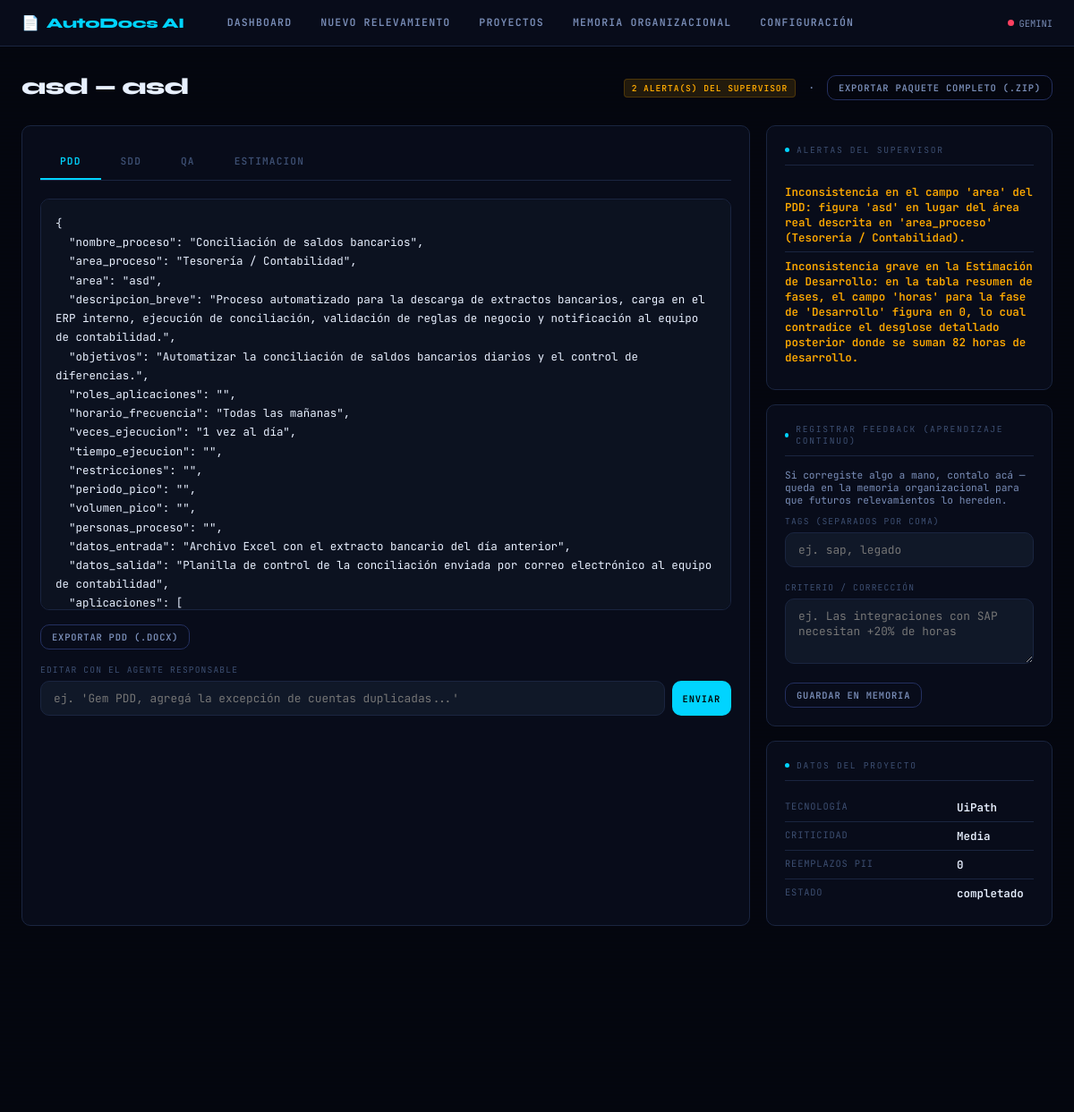
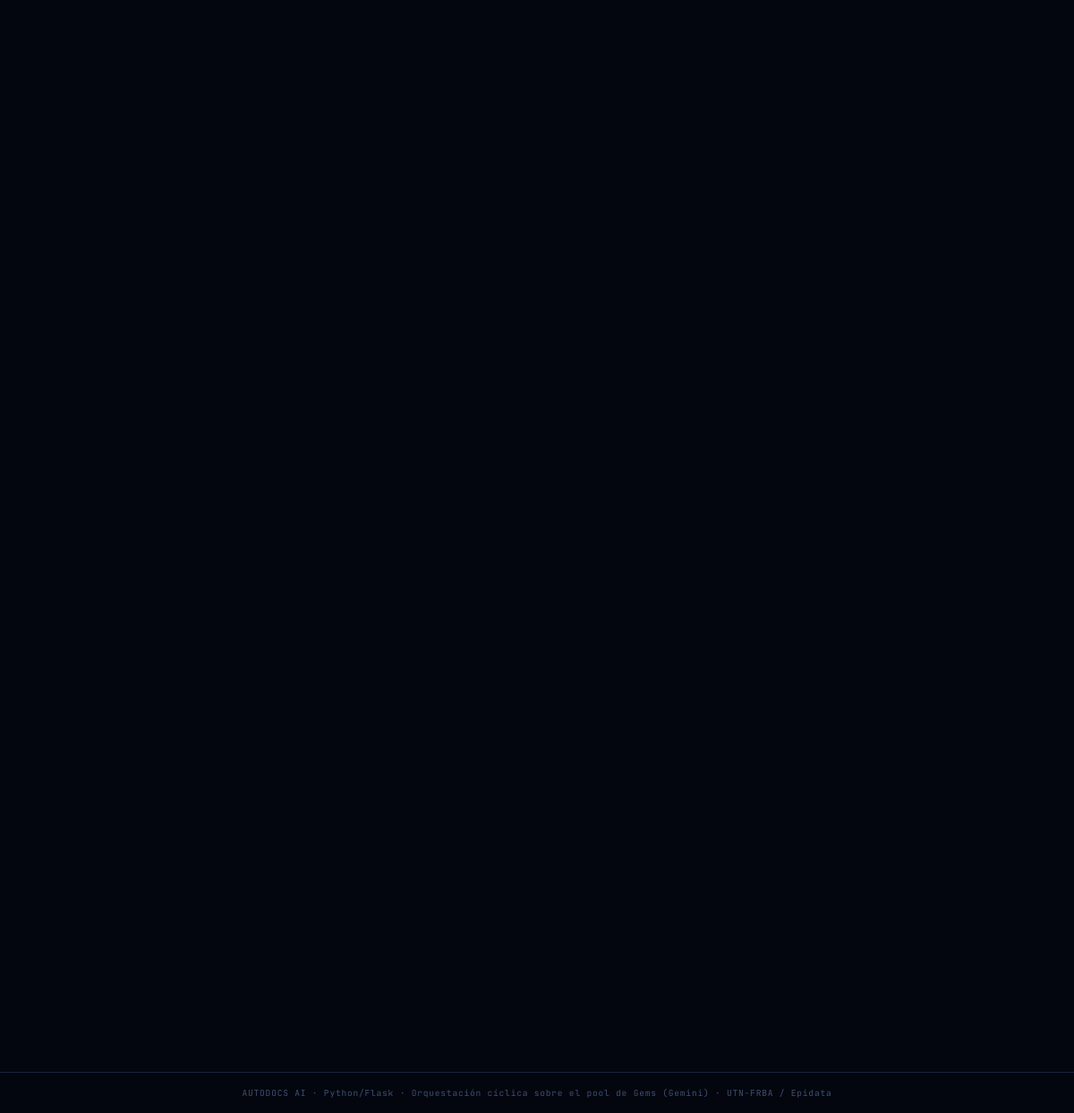
/resultado/2, run on an earlier commit of the app's database (2 pictures, top to bottom).
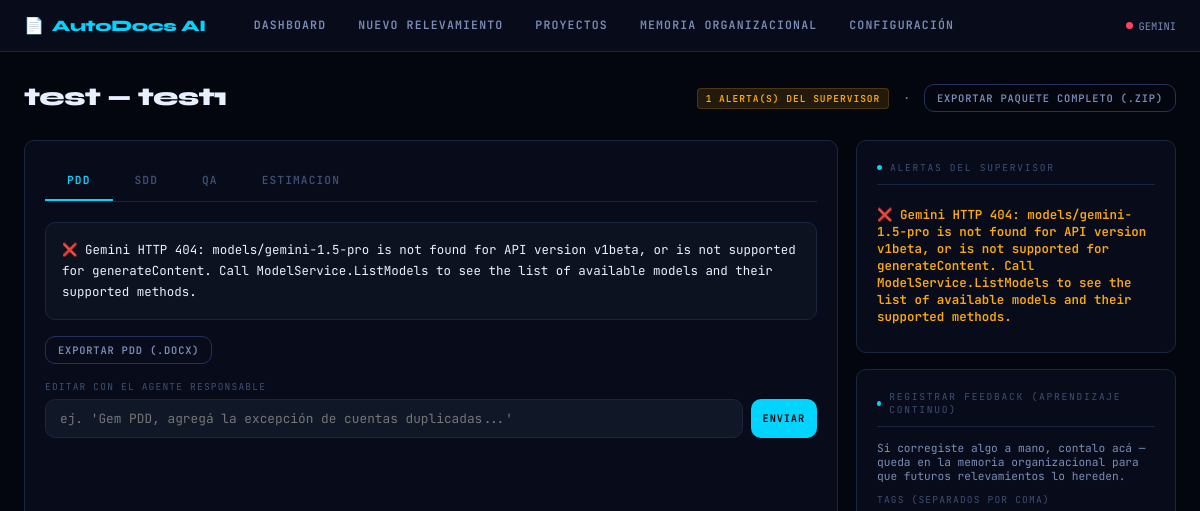
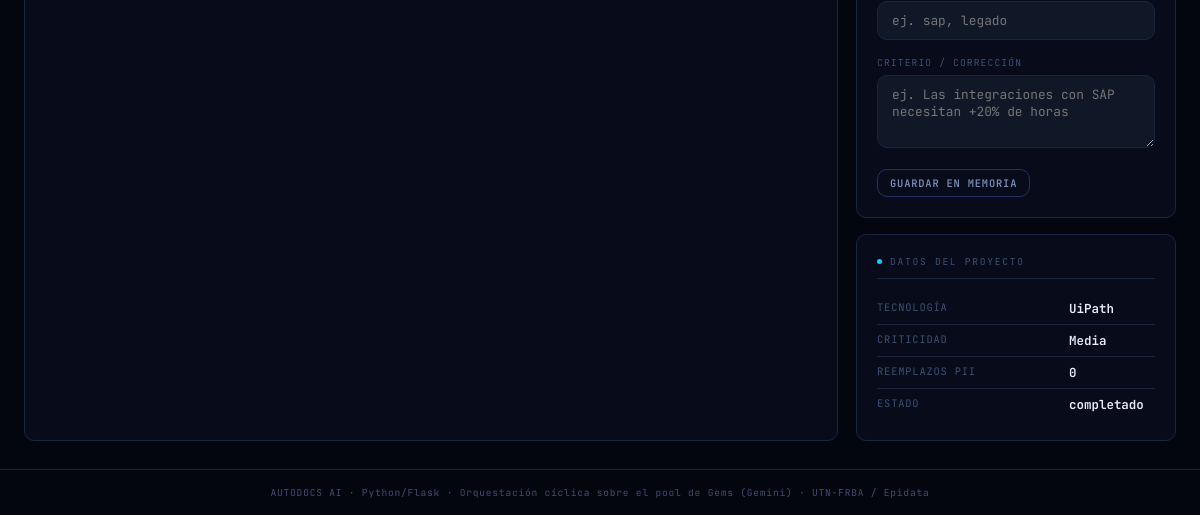
And on a later commit of the database (2 pictures, top to bottom).
### tables this page shows
CREATE TABLE proyectos (
    id                      INTEGER PRIMARY KEY AUTOINCREMENT,
    cliente                 TEXT NOT NULL,
    proceso                 TEXT NOT NULL,
    tecnologia              TEXT,       -- UiPath / Power Automate / Rocketbot / Make.com...
    criticidad              TEXT,       -- Baja / Media / Alta
    presupuesto_hs          REAL,
    analista                TEXT,
    transcripcion_original  TEXT,
    transcripcion_sanitizada TEXT,
    reemplazos_pii          INTEGER DEFAULT 0,
    flujo_estructurado      TEXT,       -- JSON: salida del Agente de Ingesta
    estado                  TEXT DEFAULT 'borrador',  -- borrador|procesando|completado|frenado|error
    motivo_freno            TEXT,       -- si estado = 'frenado' (Límite Operativo de Entrada)
    creado                  TEXT DEFAULT CURRENT_TIMESTAMP,
    actualizado             TEXT DEFAULT CURRENT_TIMESTAMP
);

CREATE TABLE documentos (
    id          INTEGER PRIMARY KEY AUTOINCREMENT,
    proyecto_id INTEGER NOT NULL REFERENCES proyectos(id),
    tipo        TEXT NOT NULL,   -- PDD | SDD | QA | ESTIMACION
    contenido   TEXT,
    version     INTEGER DEFAULT 1,
    creado      TEXT DEFAULT CURRENT_TIMESTAMP
);

CREATE TABLE alertas (
    id          INTEGER PRIMARY KEY AUTOINCREMENT,
    proyecto_id INTEGER NOT NULL REFERENCES proyectos(id),
    tipo        TEXT,     -- cobertura | consistencia
    mensaje     TEXT,
    resuelta    INTEGER DEFAULT 0,
    creado      TEXT DEFAULT CURRENT_TIMESTAMP
);

### ui/app.py (the view)
    @app.route("/resultado/<int:proyecto_id>")
    def resultado(proyecto_id):
        proyecto = ProyectoRepository.get(proyecto_id)
        if not proyecto:
            return redirect(url_for("proyectos"))
        documentos = ProyectoRepository.get_documentos(proyecto_id)
        alertas = ProyectoRepository.get_alertas(proyecto_id)
        return render_template(
            "resultado.html",
            proyecto=proyecto,
            documentos=documentos,
            tipos=_TIPOS_DOC,
            alertas=alertas,
        )

### core/db.py (called while the page is built)
def get_conn() -> sqlite3.Connection:
    DB_PATH.parent.mkdir(exist_ok=True)
    conn = sqlite3.connect(DB_PATH)
    conn.row_factory = sqlite3.Row
    conn.execute("PRAGMA foreign_keys = ON")
    return conn

### repositories/proyecto_repository.py (called while the page is built)
    @staticmethod
    def get(proyecto_id: int) -> dict | None:
        conn = get_conn()
        row = conn.execute("SELECT * FROM proyectos WHERE id = ?", (proyecto_id,)).fetchone()
        conn.close()
        return dict(row) if row else None

    @staticmethod
    def get_documentos(proyecto_id: int) -> dict:
        conn = get_conn()
        rows = conn.execute(
            """SELECT d.* FROM documentos d
               INNER JOIN (
                 SELECT tipo, MAX(version) mv FROM documentos
                 WHERE proyecto_id = ? GROUP BY tipo
               ) top ON d.tipo = top.tipo AND d.version = top.mv
               WHERE d.proyecto_id = ?""",
            (proyecto_id, proyecto_id),
        ).fetchall()
        conn.close()
        return {r["tipo"]: dict(r) for r in rows}

### ui/templates/resultado.html (shortened to what this page needs)
{% extends "base.html" %}
{% block content %}
<div class="page-header">
  <h1>{{ proyecto.cliente }} — {{ proyecto.proceso }}</h1>
  <p>
    {% if alertas %}
      <span class="tag tag-amber">{{ alertas|length }} alerta(s) del Supervisor</span>
    {% else %}
      <span class="tag tag-green">Sin alertas de consistencia</span>
    {% endif %}
    &nbsp;·&nbsp;
    <a href="/export/{{ proyecto.id }}/paquete" class="btn btn-secondary btn-sm">Exportar paquete completo (.zip)</a>
  </p>
</div>
<div class="grid-2" style="grid-template-columns: 1fr 320px; gap:18px;">
  <div class="panel">
    <div class="tab-bar" id="tab-bar">
      {% for t in tipos %}
      <button class="tab-btn {% if loop.first %}active{% endif %}" onclick="mostrarTab('{{ t }}')">{{ t }}</button>
      {% endfor %}
    </div>
    {% for t in tipos %}
    <div class="tab-panel {% if loop.first %}active{% endif %}" id="panel-{{ t }}">
      <div class="result-box {% if not documentos.get(t) %}empty{% endif %}" id="contenido-{{ t }}">{{ documentos.get(t, {}).get('contenido', 'Esta Gem todavía no generó contenido para este proyecto.') }}</div>
      <div class="flex gap-2 mt-4 wrap">
        <a href="/export/{{ proyecto.id }}/{{ t }}" class="btn btn-secondary btn-sm">
          Exportar {{ t }} ({% if t in ['PDD','SDD'] %}.docx{% else %}.xlsx{% endif %})
        </a>
      </div>
      <div class="field mt-4">
        <label>Editar con el agente responsable</label>
        <div class="flex gap-2">
          <input type="text" id="editar-{{ t }}" placeholder="ej. 'Gem {{ t }}, agregá la excepción de cuentas duplicadas...'">
          <button class="btn btn-primary btn-sm" onclick="editarDocumento('{{ t }}')">Enviar</button>
        </div>
      </div>
    </div>
    {% endfor %}
  </div>
  <div class="flex flex-col gap-4">
    <div class="panel">
      <div class="panel-title"><span class="dot"></span>Alertas del Supervisor</div>
      {% if alertas %}
        {% for a in alertas %}
        <div class="kv"><div class="kv-val" style="color:var(--amber)">{{ a.mensaje }}</div></div>
        {% endfor %}
      {% else %}
        <p class="result-box empty">Sin observaciones de consistencia entre PDD, SDD, QA y Estimación.</p>
      {% endif %}
    </div>
    <div class="panel">
      <div class="panel-title"><span class="dot"></span>Registrar feedback (Aprendizaje continuo)</div>
      <p style="font-size:.7rem; color:var(--text-mid); margin-bottom:10px;">
        Si corregiste algo a mano, contalo acá — queda en la memoria organizacional para
        que futuros relevamientos lo hereden.
      </p>
      <div class="field">
        <label>Tags (separados por coma)</label>
        <input type="text" id="feedback-tags" placeholder="ej. sap, legado">
      </div>
      <div class="field">
        <label>Criterio / corrección</label>
        <textarea id="feedback-texto" rows="3" placeholder="ej. Las integraciones con SAP necesitan +20% de horas"></textarea>
      </div>
      <button class="btn btn-secondary btn-sm" onclick="registrarFeedback()">Guardar en memoria</button>
    </div>
    <div class="panel">
      <div class="panel-title"><span class="dot"></span>Datos del proyecto</div>
      <div class="kv"><div class="kv-key">Tecnología</div><div class="kv-val">{{ proyecto.tecnologia or '—' }}</div></div>
      <div class="kv"><div class="kv-key">Criticidad</div><div class="kv-val">{{ proyecto.criticidad or '—' }}</div></div>
      <div class="kv"><div class="kv-key">Reemplazos PII</div><div class="kv-val">{{ proyecto.reemplazos_pii }}</div></div>
      <div class="kv"><div class="kv-key">Estado</div><div class="kv-val">{{ proyecto.estado }}</div></div>
    </div>
  </div>
</div>
{% endblock %}

What changed in the data, as far as the page shows it:
no longer on this page (row edited): alertas: mensaje "Inconsistencia grave en la Estimación de Desarrollo: en la tabla resumen de fases, el campo 'horas' para la fase de 'Desarrollo' figura en 0, lo cual contradice el desglose detallado posterior donde se suman 82 horas de desarrollo."
changed proyectos "UiPath": cliente "asd" → "test"; proceso "asd" → "test1"
changed documentos "PDD": get "{ \"nombre_proceso\": \"Conciliación de saldos bancarios\", \"area_proceso\": \"Tesorería / Contabilidad\", \"area\": \"asd\", \"descripcion_breve\": \"Proceso automatizado para la descarga de extractos bancarios, carga en el ERP interno, ejecución de conciliación, validación de reglas de negocio y notificación al equipo de contabilidad.\", \"objetivos\": \"Automatizar la conciliación de saldos bancarios diarios y el control de diferencias.\", \"roles_aplicaciones\": \"\", \"horario_frecuencia\": \"Todas las mañanas\", \"veces_ejecucion\": \"1 vez al día\", \"tiempo_ejecucion\": \"\", \"restricciones\": \"\", \"periodo_pico\": \"\", \"volumen_pico\": \"\", \"personas_proceso\": \"\", \"datos_entrada\": \"Archivo Excel con el extracto bancario…" → "❌ Gemini HTTP 404: models/gemini-1.5-pro is not found for API version v1beta, or is not supported for generateContent. Call ModelService.ListModels to see the list of available models and their supported methods."
changed alertas: mensaje "Inconsistencia en el campo 'area' del PDD: figura 'asd' en lugar del área real descrita en 'area_proceso' (Tesorería / Contabilidad)." → "❌ Gemini HTTP 404: models/gemini-1.5-pro is not found for API version v1beta, or is not supported for generateContent. Call ModelService.ListModels to see the list of available models and their supported methods."
Also different on the page:
{{ alertas|length }}: "2" → "1"
